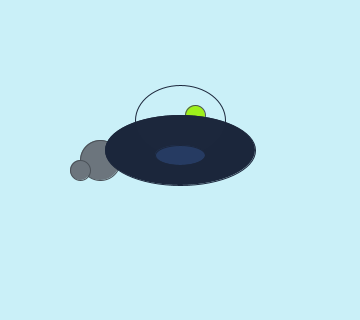
Frame 1 (no input)
Frame 60 (the mouse pressed at the canvas centre just before this capture): identical to frame 1, image omitted
Frame 120 (the mouse held since frame 60 and released just before this capture): identical to frame 1, image omitted

The Processing sketch that drew this single still picture (run headless with seeded random() and noise(); from frame 60 on, the mouse is pressed at the canvas centre):

// Processing sketch: Nave_alienigena
// ── Nave_alienigena.pde
/*
EJERCICIO 1: Crea unanave alienigena que expulsa vapor
*/

int x = 180;

void setup(){
  size(360, 320);
}

void draw(){

  // Limpiamos la pantalla
  background(#caf0f8);

  // Vapor
  stroke(#495057);
  fill(#6c757d);
  ellipse(x-80, 160, 40, 40);
  ellipse(x-100, 170, 20, 20);
  
  // Viajero
  fill(#9ef01a);
  ellipse(x+15,115,20,20);

  // NAVE
  stroke(#1b263b);
  fill(#1b263b);
  ellipse(x, 150, 150, 70);

  fill(#ced4da,1);
  ellipse(x, 120, 90, 70);
  
  fill(#263B62);
  ellipse(x,155,50,20);

}
